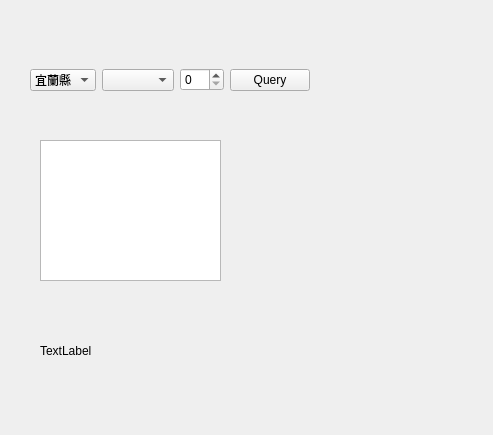
<?xml version="1.0" encoding="UTF-8"?>
<ui version="4.0">
 <class>Widget</class>
 <widget class="QWidget" name="Widget">
  <property name="geometry">
   <rect>
    <x>0</x>
    <y>0</y>
    <width>493</width>
    <height>435</height>
   </rect>
  </property>
  <property name="windowTitle">
   <string>Widget</string>
  </property>
  <widget class="QWidget" name="horizontalLayoutWidget">
   <property name="geometry">
    <rect>
     <x>30</x>
     <y>40</y>
     <width>280</width>
     <height>80</height>
    </rect>
   </property>
   <layout class="QHBoxLayout" name="horizontalLayout">
    <item>
     <widget class="QComboBox" name="cbxArea">
      <item>
       <property name="text">
        <string>宜蘭縣</string>
       </property>
      </item>
      <item>
       <property name="text">
        <string>桃園市</string>
       </property>
      </item>
      <item>
       <property name="text">
        <string>新竹縣</string>
       </property>
      </item>
      <item>
       <property name="text">
        <string>苗栗縣</string>
       </property>
      </item>
      <item>
       <property name="text">
        <string>彰化縣</string>
       </property>
      </item>
      <item>
       <property name="text">
        <string>南投縣</string>
       </property>
      </item>
      <item>
       <property name="text">
        <string>雲林縣</string>
       </property>
      </item>
      <item>
       <property name="text">
        <string>嘉義縣</string>
       </property>
      </item>
      <item>
       <property name="text">
        <string>屏東縣</string>
       </property>
      </item>
      <item>
       <property name="text">
        <string>臺東縣</string>
       </property>
      </item>
      <item>
       <property name="text">
        <string>花蓮縣</string>
       </property>
      </item>
      <item>
       <property name="text">
        <string>澎湖縣</string>
       </property>
      </item>
      <item>
       <property name="text">
        <string>基隆市</string>
       </property>
      </item>
      <item>
       <property name="text">
        <string>新竹市</string>
       </property>
      </item>
      <item>
       <property name="text">
        <string>嘉義市</string>
       </property>
      </item>
      <item>
       <property name="text">
        <string>臺北市</string>
       </property>
      </item>
      <item>
       <property name="text">
        <string>高雄市</string>
       </property>
      </item>
      <item>
       <property name="text">
        <string>新北市</string>
       </property>
      </item>
      <item>
       <property name="text">
        <string>臺中市</string>
       </property>
      </item>
      <item>
       <property name="text">
        <string>臺南市</string>
       </property>
      </item>
      <item>
       <property name="text">
        <string>連江縣</string>
       </property>
      </item>
      <item>
       <property name="text">
        <string>金門縣</string>
       </property>
      </item>
     </widget>
    </item>
    <item>
     <widget class="QComboBox" name="cbxLocation"/>
    </item>
    <item>
     <widget class="QSpinBox" name="spxTime">
      <property name="readOnly">
       <bool>false</bool>
      </property>
      <property name="maximum">
       <number>24</number>
      </property>
      <property name="singleStep">
       <number>3</number>
      </property>
     </widget>
    </item>
    <item>
     <widget class="QPushButton" name="btnEnter">
      <property name="text">
       <string>Query</string>
      </property>
     </widget>
    </item>
   </layout>
  </widget>
  <widget class="QGraphicsView" name="graphicsView">
   <property name="geometry">
    <rect>
     <x>40</x>
     <y>140</y>
     <width>181</width>
     <height>141</height>
    </rect>
   </property>
  </widget>
  <widget class="QLabel" name="labelWeather">
   <property name="geometry">
    <rect>
     <x>40</x>
     <y>300</y>
     <width>171</width>
     <height>101</height>
    </rect>
   </property>
   <property name="text">
    <string>TextLabel</string>
   </property>
   <property name="wordWrap">
    <bool>true</bool>
   </property>
  </widget>
 </widget>
 <resources/>
 <connections/>
</ui>
